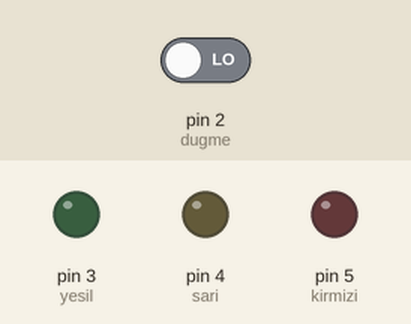
Recording of a sketch running on a simulated Arduino Uno, built with avr-gcc and run on an emulated ATmega328P. Parts: output pins drawn as LEDs (lit = HIGH). The test bench sets the inputs (shaded band); at power-on: pin 2 (dugme) LOW.

Above: at 1.2 s.
1.3 s: pin 2 (dugme) driven HIGH
At 2.0 s:
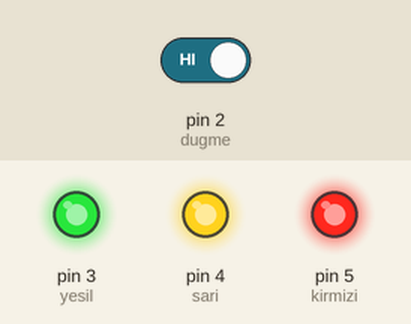
2.8 s: pin 2 (dugme) driven LOW
At 3.3 s:
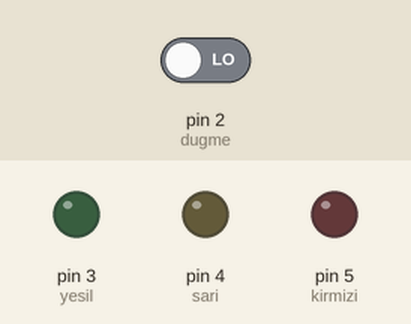
Timing chart, 0 to 5.8 s (numbered marks = the images above; inputs shaded):
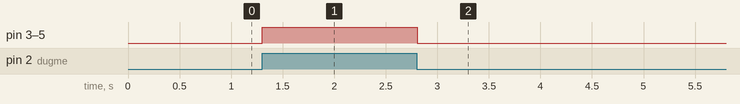

The sketch:

D__me_denemesi.ino
```cpp
int dugme=2;
int yesil=3;
int sari=4;
int kirmizi=5;
void setup() {
pinMode(dugme,INPUT);
pinMode(yesil,OUTPUT);
pinMode(sari,OUTPUT);
pinMode(kirmizi,OUTPUT);
}

void loop() {
  if
  (digitalRead(dugme)==HIGH)
{
  digitalWrite(yesil,HIGH);
  digitalWrite(sari,HIGH);
  digitalWrite(kirmizi,HIGH);
}
else
{
  digitalWrite(yesil,LOW);
  digitalWrite(sari,LOW);
  digitalWrite(kirmizi,LOW);
}
delay(10);
}
```

Measured:
- after the input at 1.3 s, pin 3 (yesil), pin 4 (sari), pin 5 (kirmizi): LOW → HIGH at once
- after the input at 2.8 s, pin 3 (yesil), pin 4 (sari), pin 5 (kirmizi): HIGH → LOW at once
